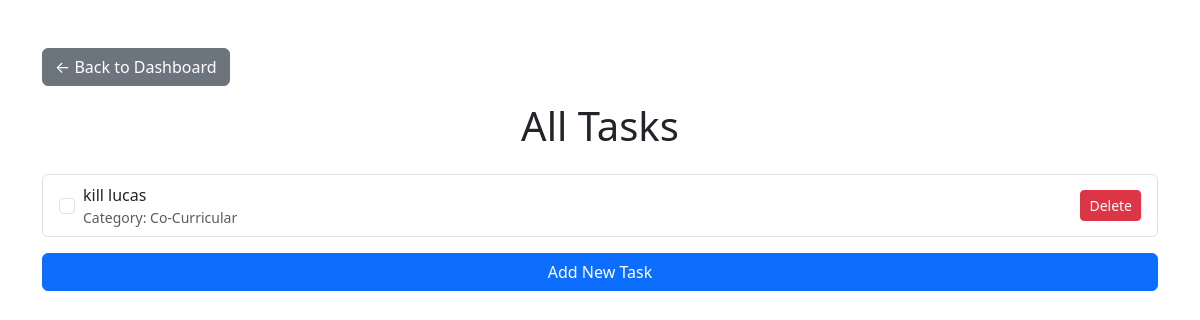
Before: /all_todos (signed in) with the older database file.
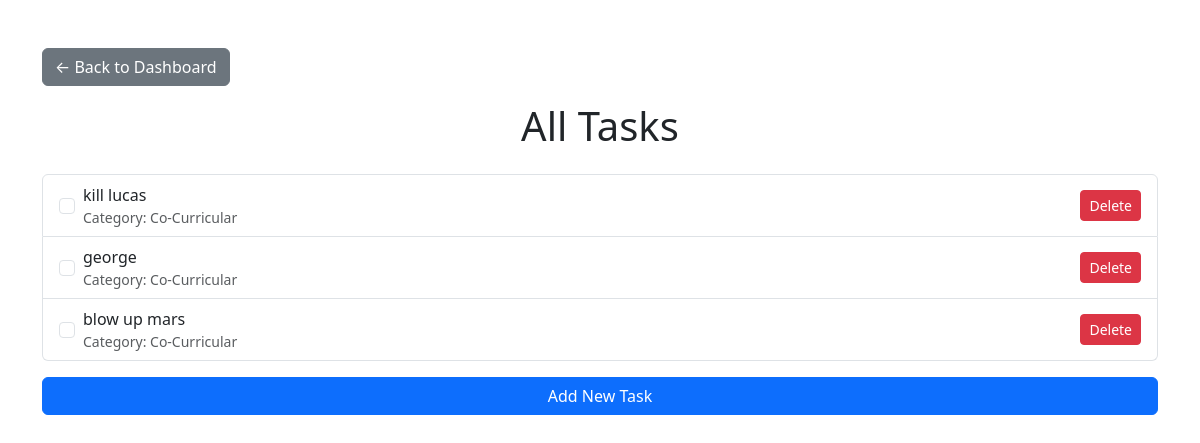
After: the same page with the newer database file.
### flask_app/setup_db.py (models this page shows)
class ToDo(Base):
    __tablename__ = 'todo'
    id = Column(Integer, primary_key=True)
    task = Column(String, nullable=False)
    category = Column(String, nullable=False)
    completed = Column(Boolean, default=False)
    due_date = Column(DateTime, nullable=True)
    user_id = Column(Integer, ForeignKey('users.id'), nullable=False)
    user = relationship('User', back_populates='todos')

### flask_app/app.py (the view)
@app.route('/all_todos')
def all_todos():
    if "user_id" not in session:
        flash("Please log in to view todos.", "warning")
        return redirect('/login')
    user_id = session["user_id"]
    todos = db_session.query(ToDo).filter_by(user_id=user_id).all()
    return render_template('all_todos.html', todos=todos)

### flask_app/templates/all_todos.html (shortened to what this page needs)
<!DOCTYPE html>
<html lang="en">
<head>
    <link href="https://cdn.jsdelivr.net/npm/bootstrap@5.3.0-alpha3/dist/css/bootstrap.min.css" rel="stylesheet">
</head>
<body>
    <div class="container mt-5">
        <a href="{{ url_for('dashboard') }}" class="btn btn-secondary mb-3">← Back to Dashboard</a>
        <h1 class="text-center">All Tasks</h1>
        <div class="mt-4">
            {% if todos %}
                <ul class="list-group">
                    {% for todo in todos %}
                    <li class="list-group-item d-flex justify-content-between align-items-center">
                        <div class="d-flex align-items-center">
                            <form action="{{ url_for('toggle_todo', todo_id=todo.id) }}" method="POST" class="d-inline me-2">
                                <input type="checkbox" class="form-check-input" onchange="this.form.submit()"
                                       {% if todo.completed %}checked{% endif %}>
                            </form>
                            <div>
                                <span {% if todo.completed %}class="text-decoration-line-through"{% endif %}>{{ todo.task }}</span>
                                <small class="text-muted d-block">Category: {{ todo.category }}</small>
                            </div>
                        </div>
                        <form action="{{ url_for('delete_todo', todo_id=todo.id) }}" method="POST" class="d-inline">
                            <button type="submit" class="btn btn-sm btn-danger">Delete</button>
                        </form>
                    </li>
                    {% endfor %}
                </ul>
            {% else %}
                <p class="text-center">No tasks found.</p>
            {% endif %}
        </div>
        <div class="mt-3">
            <a href="{{ url_for('add_todo') }}" class="btn btn-primary w-100">Add New Task</a>
        </div>
    </div>
</body>
</html>

Changed rows visible on the page:
added ToDo: task "george", category "Co-Curricular"
added ToDo: task "blow up mars", category "Co-Curricular"
